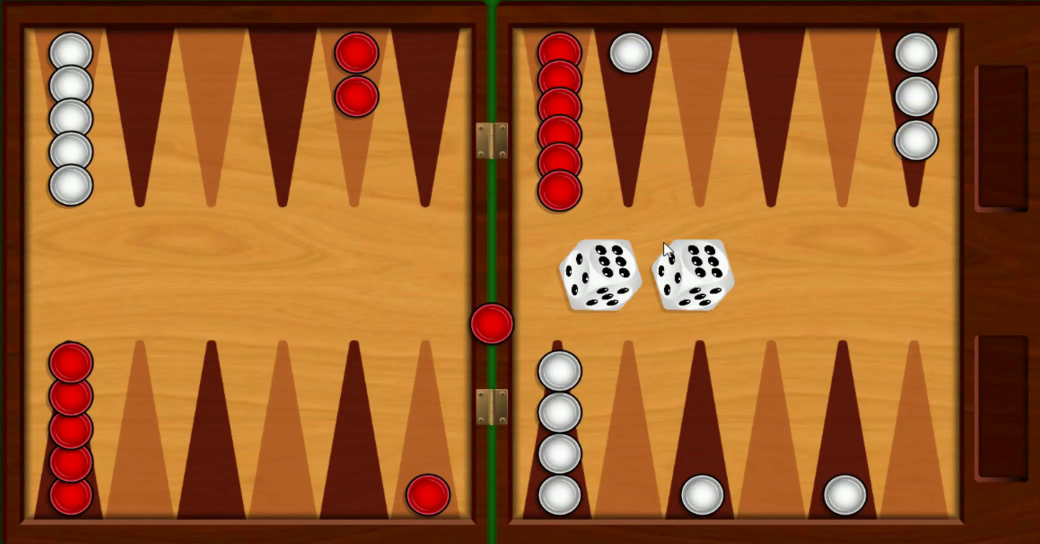
//> input picture frame 31 of HW3/part3/p3b_video2_final.avi, 2080 x 1088 px, given in place of p3_video2.avi, which was not available (shown at 1/2 size)
$ ./p3b_code   (built with g++ and OpenCV 4)
//> lines starting //> are read from the running program, lines starting //| are printed output that depends on the picture; after the words box and inside, x2 and y2 are one past the last pixel; in counts of white or black regions, pixels touching at a corner belong together; pictures that were not available may be replaced by others from this repository, and a replacement may not be noted
// Your code goes in this file.

// Headers
#include <opencv2/core/core.hpp>
#include <opencv2/highgui/highgui.hpp>
#include <opencv2/imgproc/imgproc.hpp>
#include <opencv2/opencv.hpp>
#include <opencv2/text/ocr.hpp>
#include <iostream>

using namespace cv;
using namespace std;

#define R_LOW 200
#define R_HIGH 255
#define G_LOW 0
#define G_HIGH 10
#define B_LOW 0
#define B_HIGH 10
const int top_left_corner[2] = { 280, 526 };
const int bottom_right_corner[2] = { 555, 595 };

// compile command
// cl /EHsc part3\p3b_code.cpp /I Y:\CodeLib\opencv\include /link /LIBPATH:Y:\CodeLib\opencv\x64\vc17\lib opencv_world455.lib


// Function Declarations
void show_wait_destroy(const char* winname, cv::Mat img);

int main(int argc, char* argv[]) {

	// Load input video
	//  If your video is in a different source folder than your code,
	//  make sure you specify the directory correctly!
	VideoCapture input_cap("part3/p3_video2.avi");

	// Check validity of target file
	if (!input_cap.isOpened()) {
		std::cout << "Input video not found." << std::endl;
		return -1;
	}

	// Set up target output video
	/*	usage: VideoWriter(filename, encoding, framerate, Size)
	 *		in our case, cv_cap_prop_* means "get property of capture"
	 *	 	we want our output to have the same properties as the input!
	 */

	VideoWriter output_cap("part3/p3b_video2_final.avi",
		VideoWriter::fourcc('H', '2', '6', '4'),
		input_cap.get(CAP_PROP_FPS),
		Size(input_cap.get(CAP_PROP_FRAME_WIDTH),
			input_cap.get(CAP_PROP_FRAME_HEIGHT)));

	// Again, check validity of target output file
	if (!output_cap.isOpened()) {
		std::cout << "Could not create output file." << std::endl;
		return -1;
	}

	// Loop to read from input one frame at a time, write text on frame, and
	// copy to output video
	Mat frame;
	int count = 0;
	while (input_cap.read(frame)) {
//> frame is the input picture: 1088 rows x 2080 cols, CV_8UC3; mean B, G, R 41.1, 92.8, 155
		//cout << "working " << count << "\n";

		Mat gray;
		Mat bgr[3];
		Mat binaryImage;
		Mat binaryImageInverted;

		int thresholdValue = 125;
		int thresholdType = 0;
		int MAX_BINARY = 255;

		cvtColor(frame, gray, COLOR_BGR2GRAY);
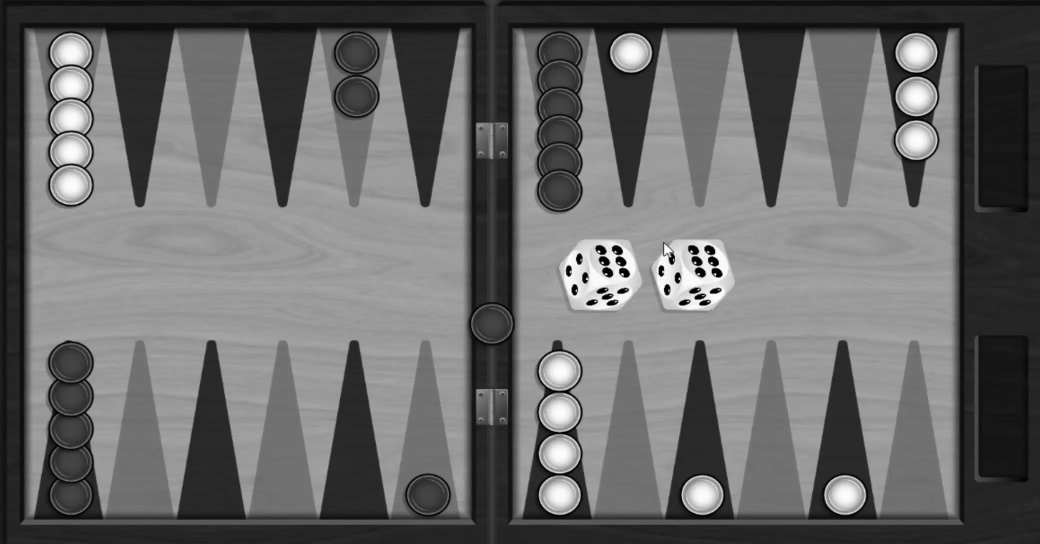
//> gray: 1088 rows x 2080 cols, CV_8UC1 (shown at 1/2 size); min 0, max 255, mean 105.4
		split(frame, bgr);
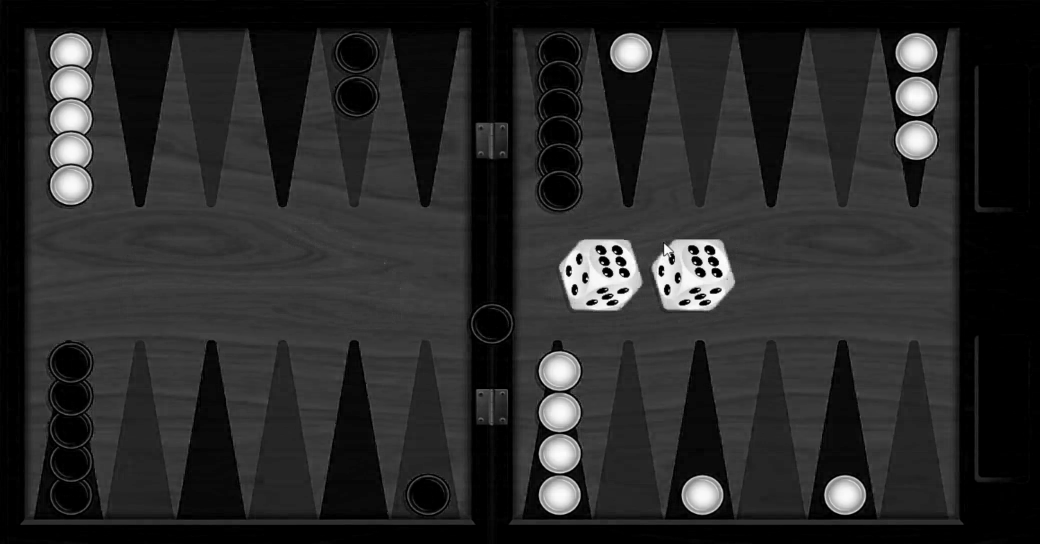
//> bgr[0]: 1088 rows x 2080 cols, CV_8UC1 (shown at 1/2 size); min 0, max 255, mean 41.1
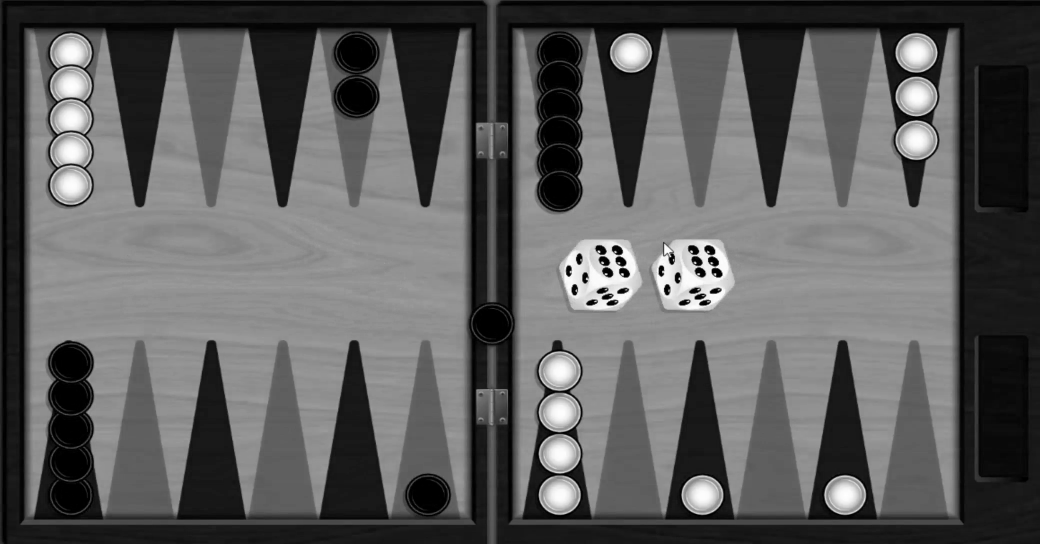
//> bgr[1]: 1088 rows x 2080 cols, CV_8UC1 (shown at 1/2 size); min 0, max 255, mean 92.8
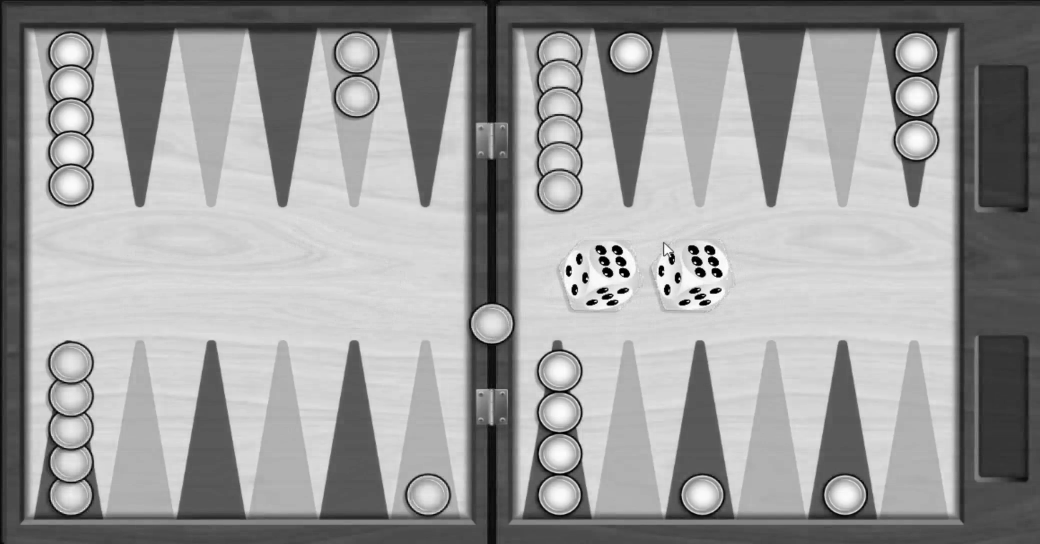
//> bgr[2]: 1088 rows x 2080 cols, CV_8UC1 (shown at 1/2 size); min 0, max 255, mean 155
		//medianBlur(gray, gray, 15);
		//cvtColor(gray, frame, COLOR_GRAY2BGR);

		// Thresholded Image (Binary Image)
		threshold(gray, binaryImage, thresholdValue, MAX_BINARY, thresholdType);
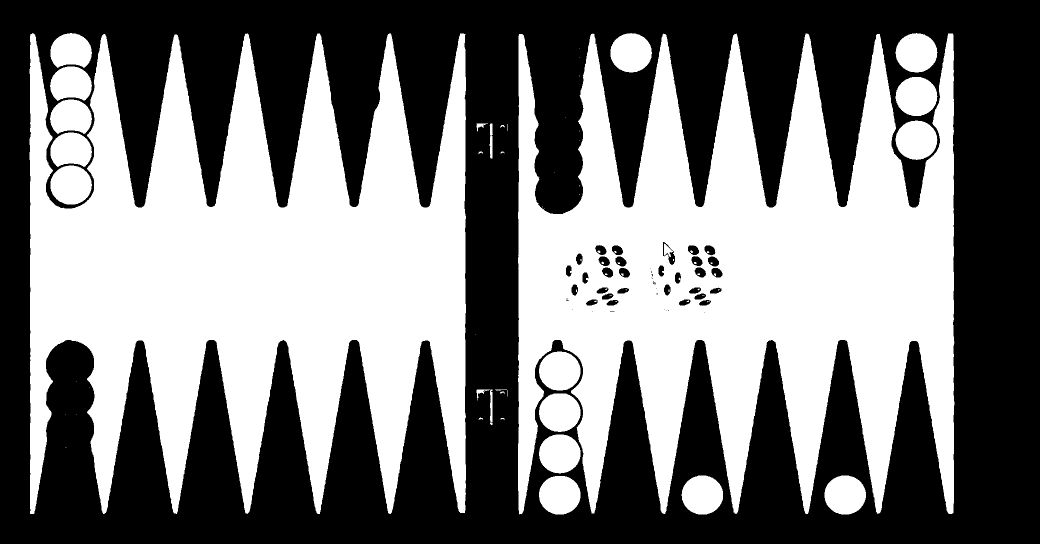
//> binaryImage: 1088 rows x 2080 cols, CV_8UC1 (shown at 1/2 size); 47.6% white; 71 white regions (46 under 20 px), largest, box (x1, y1, x2, y2) and area: (59, 66, 932, 1028) 505984, (1036, 67, 1909, 1029) 496666, (1791, 154, 1875, 232) 5117


		//show_wait_destroy("Binary Image", binaryImage);
		//imwrite("part3/helper_coord.png", binaryImage);
		int i, j;
		if (binaryImage.at<uint8_t>(top_left_corner[1], top_left_corner[0]) <= 20) {
			for (i = top_left_corner[0]; i < bottom_right_corner[0]; i++) {
				for (j = top_left_corner[1]; j < bottom_right_corner[1]; j++) {

					if (binaryImage.at<uint8_t>(j, i) >= 200) {
						frame.at<Vec3b>(j, i)[0] = 0;
						frame.at<Vec3b>(j, i)[1] = 0;
						frame.at<Vec3b>(j, i)[2] = 255;
						printf("In loop ");
					}
				}
			}
		}

		//show_wait_destroy("Binary Image Edited", binaryImage);

		count++;
		output_cap.write(frame);
	}

	// free the capture objects from memory
	input_cap.release();
	output_cap.release();

	return 1;

}

// Taken from openCV documentation page for quick debug.
void show_wait_destroy(const char* winname, cv::Mat img) {
	imshow(winname, img);
	moveWindow(winname, 500, 0);
	waitKey(0);
	destroyWindow(winname);
}

$ run again, starting later in the video
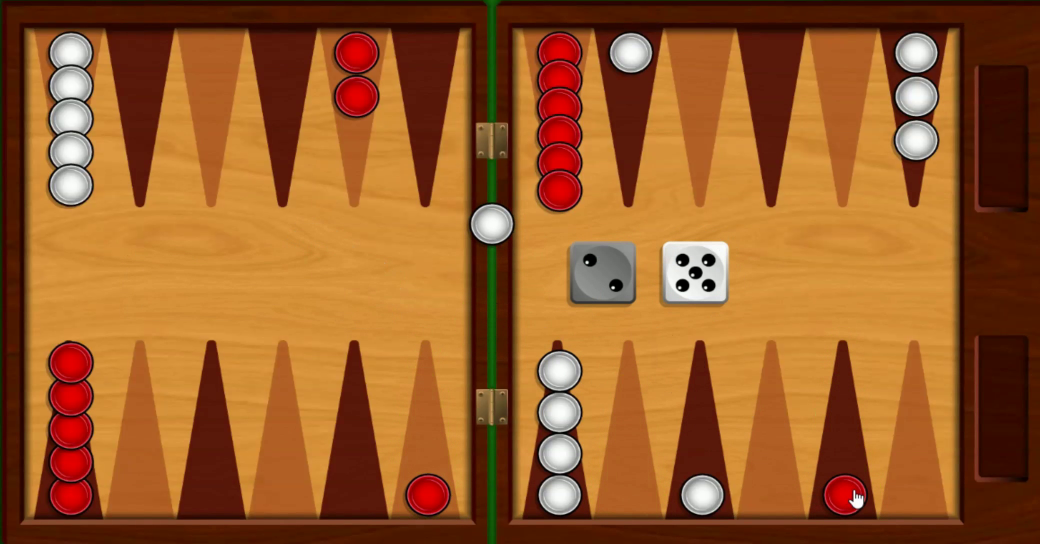
//> input picture frame 143 of HW3/part3/p3b_video2_final.avi, 2080 x 1088 px, given in place of p3_video2.avi, which was not available (shown at 1/2 size)
//> frame is the input picture: 1088 rows x 2080 cols, CV_8UC3; mean B, G, R 40.3, 92.2, 154.5
//> `split(frame, bgr);`:
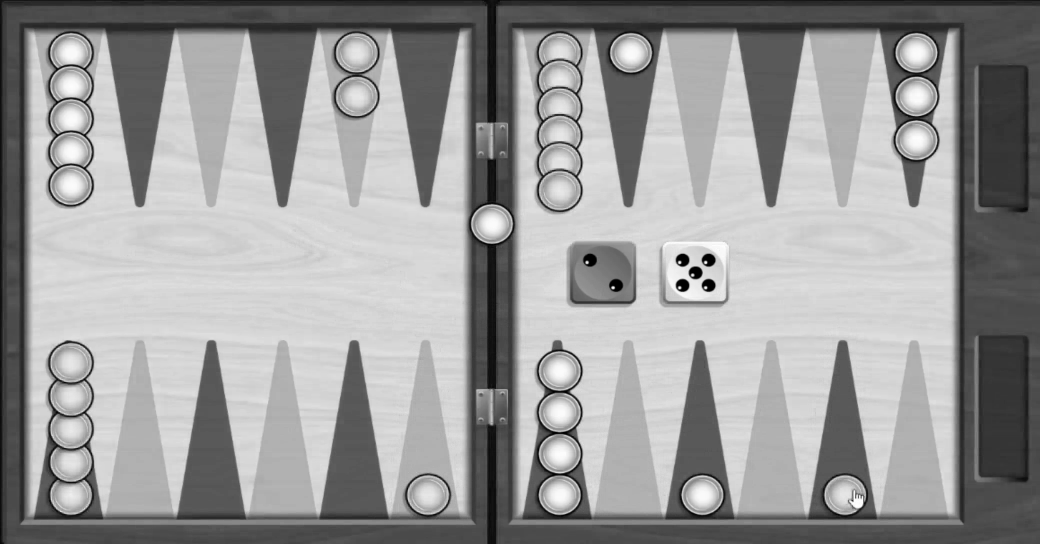
//> bgr[2]: 1088 rows x 2080 cols, CV_8UC1 (shown at 1/2 size); min 0, max 255, mean 154.5
//> `threshold(gray, binaryImage, thresholdValue, MAX_BINARY, thresholdType);`:
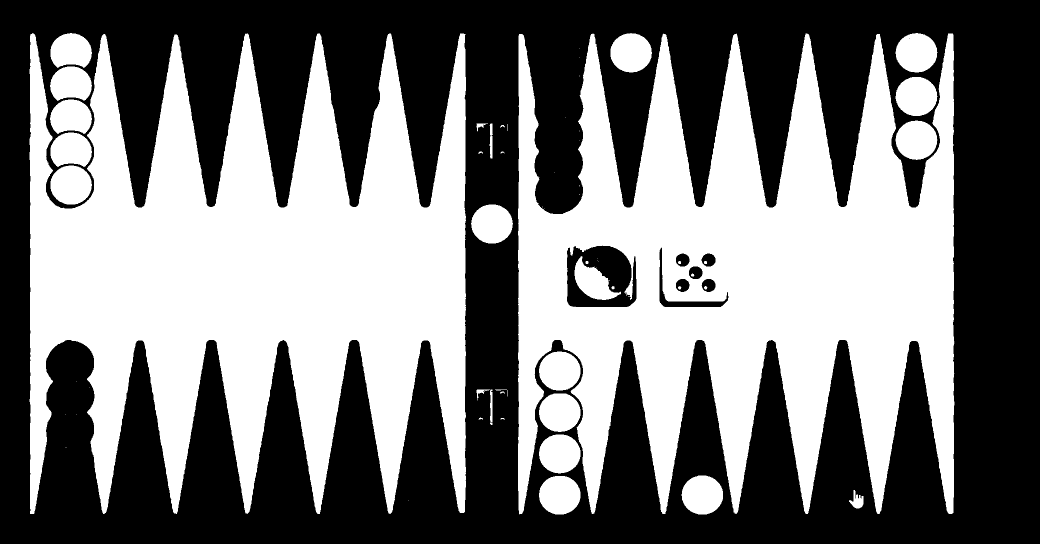
//> binaryImage: 1088 rows x 2080 cols, CV_8UC1 (shown at 1/2 size); 47.3% white; 62 white regions (28 under 20 px), largest, box (x1, y1, x2, y2) and area: (59, 66, 932, 1028) 505970, (1036, 67, 1909, 1029) 484597, (1791, 66, 1875, 145) 5119

$ run again, starting later in the video
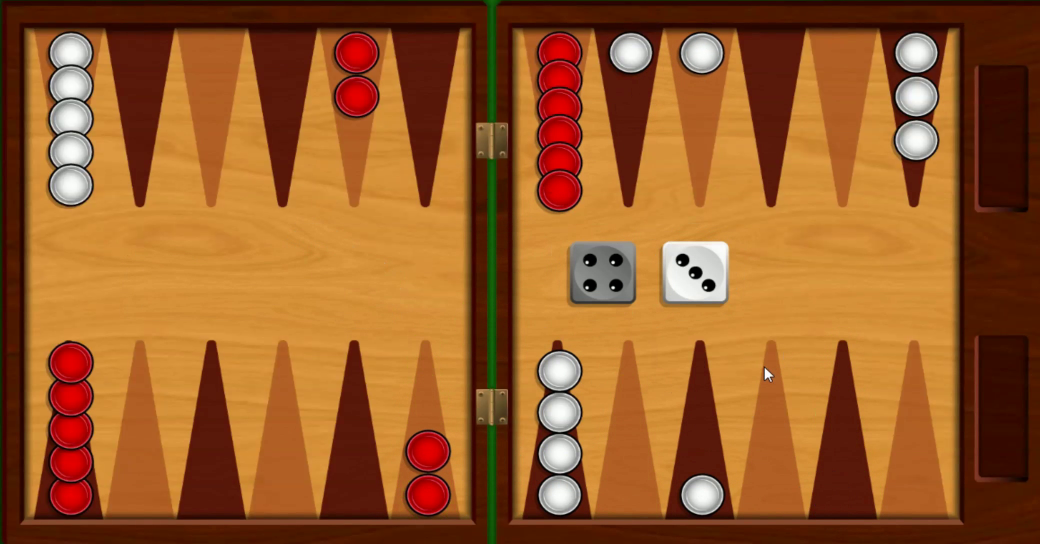
//> input picture frame 254 of HW3/part3/p3b_video2_final.avi, 2080 x 1088 px, given in place of p3_video2.avi, which was not available (shown at 1/2 size)
//> frame is the input picture: 1088 rows x 2080 cols, CV_8UC3; mean B, G, R 40.1, 91.8, 154
//> `threshold(gray, binaryImage, thresholdValue, MAX_BINARY, thresholdType);`:
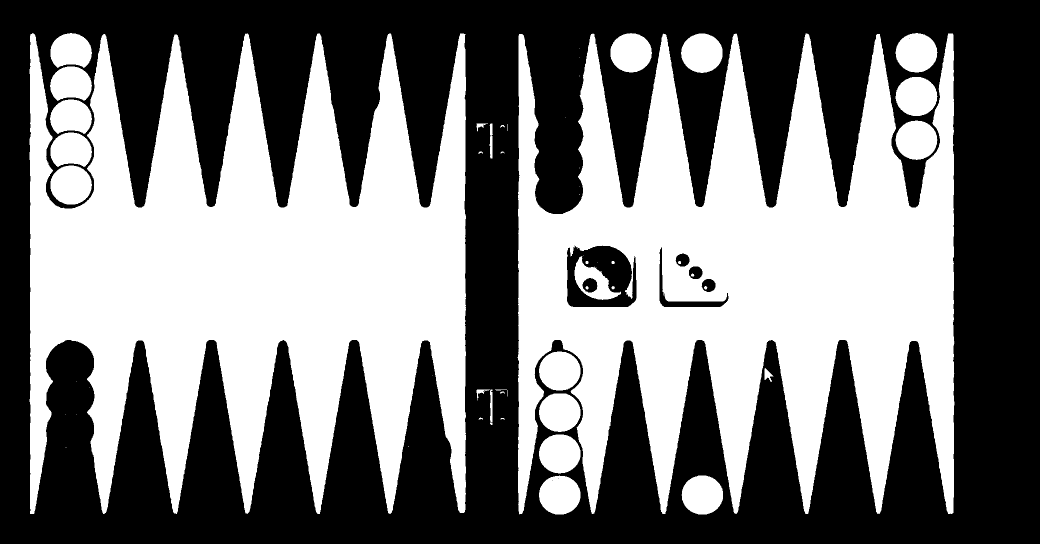
//> binaryImage: 1088 rows x 2080 cols, CV_8UC1 (shown at 1/2 size); 47.3% white; 57 white regions (23 under 20 px), largest, box (x1, y1, x2, y2) and area: (59, 66, 932, 1028) 505808, (1035, 67, 1909, 1029) 485720, (1362, 67, 1445, 146) 5121
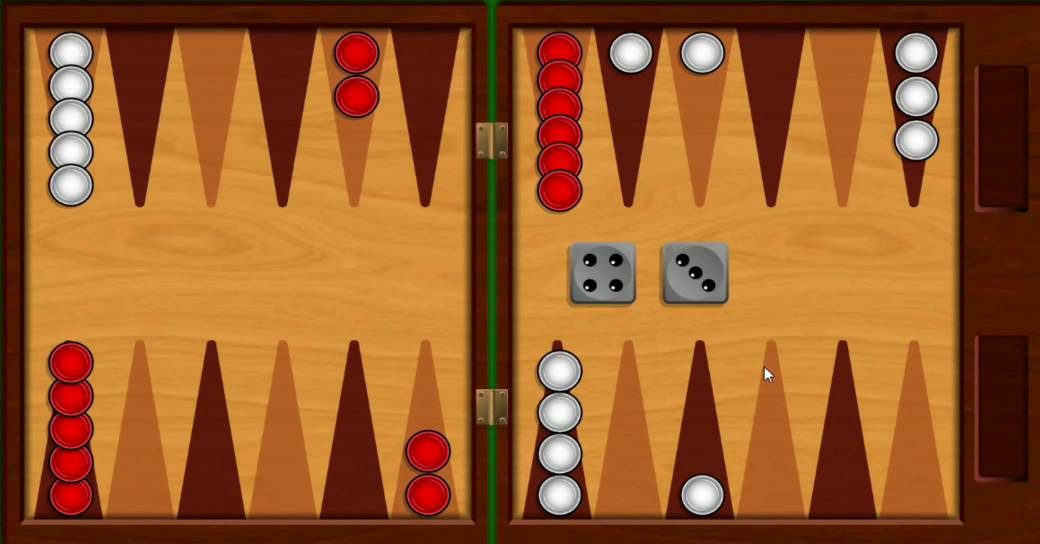
//> input picture frame 255 of HW3/part3/p3b_video2_final.avi, 2080 x 1088 px, given in place of p3_video2.avi, which was not available (shown at 1/2 size)
